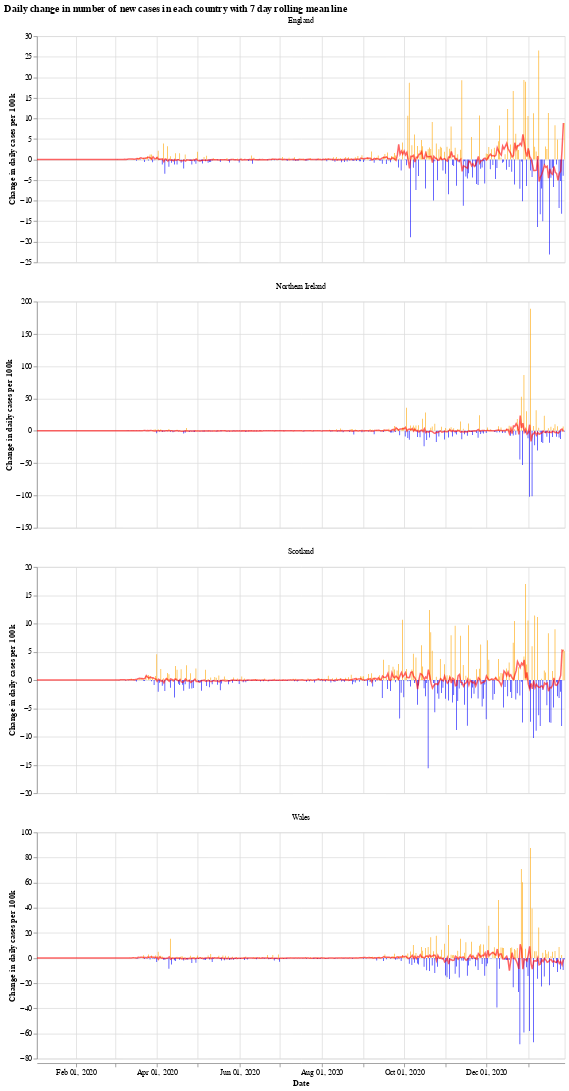

Here is the notebook cell this chart was saved with:
### Markdown cell above
We will use the Python library `Altair` for visualising the data, see the [altair docs](https://altair-viz.github.io/) for more information.

First we have a graph which shows the daily change in the number of new cases for each country. This number jumps up and down all over the place, which is likely due to delay in reporting of new cases over the weekend. Another interesting thing is that it looks like the daily cases in Wales experienced a much shorter period of calm over the summer (calm in the sense of daily cases not jumping up and down).

The orange bars are days when the number of new cases (per 100k population) was more than the previous day, while the blue are days when the number of new cases dropped. The red line is the 7 day moving average. 

When the moving average line is below 0, it means that there is a consistent drop in new cases. We can see this clearly happening around the times that lockdowns were introduced (though, to varying degrees). I will update the graphs soon with a marker of when each lockdown started.

### Code cell
# collapse
import altair as alt

bars = alt.Chart(uk_cases).mark_bar().encode(
    x=alt.X("yearmonthdate(date):T", axis=alt.Axis(title='Date')),
    y=alt.Y("casesChangeRate:Q", axis=alt.Axis(title='Change in daily cases per 100k')),
    tooltip='casesChange',
    color=alt.condition(
        alt.datum.casesChangeRate > 0,
        alt.value("orange"),  # The positive color
        alt.value("blue")  # The negative color
    )
).properties(title='Daily change in number of new cases with 7 day rolling mean',width=700).interactive()

line = alt.Chart(uk_cases).mark_line(
    color='red',
    size=2,
    opacity=0.6
).transform_window(
    rolling_mean='mean(casesChangeRate)',
    frame=[0, 7],
    groupby=['areaName']
).encode(
    x='yearmonthdate(date):T',
    y='rolling_mean:Q'
)

alt.layer(bars, line, data=uk_cases).facet(alt.Column(
    'areaName', title=''), columns=1).resolve_scale(y='independent').properties(title='Daily change in number of new cases in each country with 7 day rolling mean line')

### Figure 1 — Vega-Lite specification as saved in the notebook (floating-point values rounded to 4 significant figures; data arrays with more than 128 entries replaced by an {"elided": "..."} marker saying what was removed)
{"config": {"view": {"continuousWidth": 400, "continuousHeight": 300}}, "data": {"name": "data-2fad4f92b88eb8588185b59f40c404d1"}, "facet": {"type": "nominal", "field": "areaName", "title": ""}, "spec": {"layer": [{"mark": "bar", "encoding": {"color": {"condition": {"value": "orange", "test": "(datum.casesChangeRate > 0)"}, "value": "blue"}, "tooltip": {"type": "quantitative", "field": "casesChange"}, "x": {"type": "temporal", "axis": {"title": "Date"}, "field": "date", "timeUnit": "yearmonthdate"}, "y": {"type": "quantitative", "axis": {"title": "Change in daily cases per 100k"}, "field": "casesChangeRate"}}, "selection": {"selector001": {"type": "interval", "bind": "scales", "encodings": ["x", "y"]}}, "title": "Daily change in number of new cases with 7 day rolling mean", "width": 700}, {"mark": {"type": "line", "color": "red", "opacity": 0.6, "size": 2}, "encoding": {"x": {"type": "temporal", "field": "date", "timeUnit": "yearmonthdate"}, "y": {"type": "quantitative", "field": "rolling_mean"}}, "transform": [{"window": [{"op": "mean", "field": "casesChangeRate", "as": "rolling_mean"}], "frame": [0, 7], "groupby": ["areaName"]}]}]}, "columns": 1, "resolve": {"scale": {"y": "independent"}}, "title": "Daily change in number of new cases in each country with 7 day rolling mean line", "$schema": "https://vega.github.io/schema/vega-lite/v4.8.1.json", "datasets": {"data-2fad4f92b88eb8588185b59f40c404d1": {"elided": "1564 records"}}}
